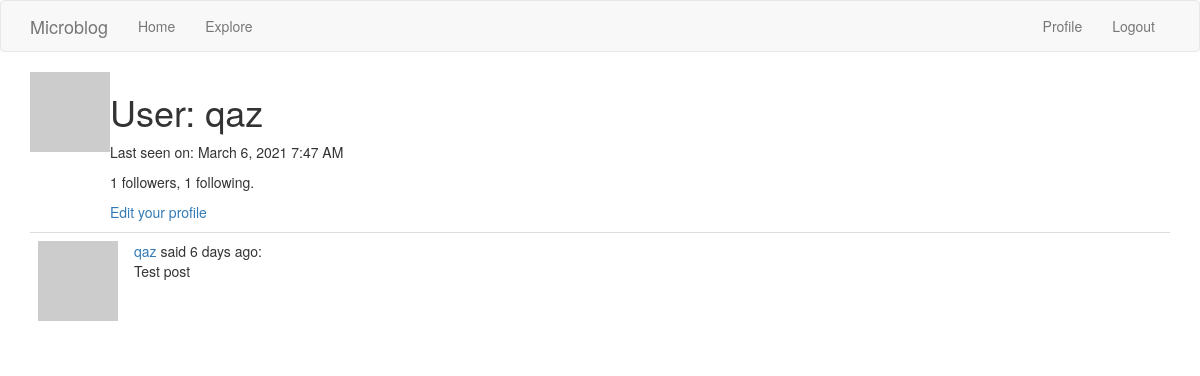
Page /user/qaz (signed in) on the earlier database version.
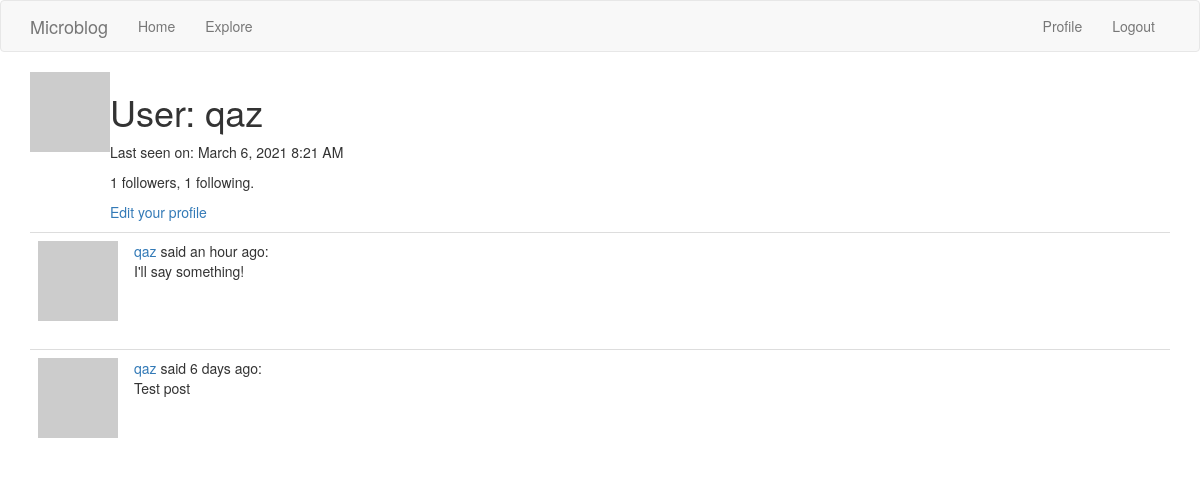
Same page on the later database version.
### app/models.py (models this page shows, shortened)
class User(UserMixin, db.Model):
    id = db.Column(db.Integer, primary_key=True)
    username = db.Column(db.String(64), index=True, unique=True)
    email = db.Column(db.String(120), index=True, unique=True)
    password_hash = db.Column(db.String(128))
    posts = db.relationship('Post', backref='author', lazy='dynamic')
    about_me = db.Column(db.String(140))
    last_seen = db.Column(db.DateTime, default=datetime.utcnow)
    followed = db.relationship(
        'User',
        secondary=followers,
        primaryjoin=(followers.c.follower_id == id),
        secondaryjoin=(followers.c.followed_id == id),
        backref=db.backref('followers', lazy='dynamic'),
        lazy='dynamic'
    )
    def avatar(self, size):
        lower_email = str(self.email).lower()
        digest = md5(lower_email.encode('utf-8')).hexdigest()
        return 'https://www.gravatar.com/avatar/{}?d=identicon&s={}'.format(digest, size)

class Post(db.Model):
    id = db.Column(db.Integer, primary_key=True)
    body = db.Column(db.String(140))
    timestamp = db.Column(db.DateTime, index=True, default=datetime.utcnow)
    user_id = db.Column(db.Integer, db.ForeignKey('user.id'))

### app/routes.py (the view)
@app.route('/user/<username>')
@login_required
def user(username):
    user = User.query.filter_by(username=username).first_or_404()
    page = request.args.get('page', 1, type=int)
    posts = user.posts.order_by(Post.timestamp.desc()).paginate(
        page, app.config['POSTS_PER_PAGE'], False)
    next_url = url_for('user', username=user.username, page=posts.next_num) \
        if posts.has_next else None
    prev_url = url_for('user', username=user.username, page=posts.prev_num) \
        if posts.has_prev else None
    form = EmptyForm()
    return render_template('user.jinja', user=user, posts=posts.items,
                           next_url=next_url, prev_url=prev_url, form=form)

### app/models.py (called while the page is built)
@login.user_loader
def load_user(user_id):
    return User.query.get(int(user_id))

### app/routes.py (called while the page is built)
@app.before_request
def before_request():
    if current_user.is_authenticated:
        current_user.last_seen = datetime.utcnow()
        db.session.commit()

### app/templates/user.jinja (shortened to what this page needs)
{% extends "base.jinja" %}
{% block app_content %}
    <table>
        <tr valign="top">
            <td><img src="{{ user.avatar(128) }}"></td>
            <td>
                <h1>User: {{ user.username }}</h1>
                {% if user.last_seen %}
                    <p>Last seen on: {{ moment(user.last_seen).format('LLL') }}</p>
                {% endif %}
                <p>{{ user.followers.count() }} followers, {{ user.followed.count() }} following.</p>
                {% if user == current_user %}
                <p><a href="{{ url_for('edit_profile') }}">Edit your profile</a></p>
                {% endif %}
            </td>
        </tr>
    </table>
    {% for post in posts %}
        {% include '_post.jinja' %}
    {% endfor %}
{% endblock %}

### app/templates/base.jinja (shortened to what this page needs)
{% extends 'bootstrap/base.html' %}
{% block navbar %}
    <nav class="navbar navbar-default">
        <div class="container">
            <div class="navbar-header">
                <a class="navbar-brand" href="{{ url_for('index') }}">Microblog</a>
            </div>
            <div class="collapse navbar-collapse" id="bs-example-navbar-collapse-1">
                <ul class="nav navbar-nav">
                    <li><a href="{{ url_for('index') }}">Home</a></li>
                    <li><a href="{{ url_for('explore') }}">Explore</a></li>
                </ul>
                <ul class="nav navbar-nav navbar-right">
                    {% if current_user.is_anonymous %}
                    <li><a href="{{ url_for('login') }}">Login</a></li>
                    {% else %}
                    <li><a href="{{ url_for('user', username=current_user.username) }}">Profile</a></li>
                    <li><a href="{{ url_for('logout') }}">Logout</a></li>
                    {% endif %}
                </ul>
            </div>
        </div>
    </nav>
{% endblock %}
{% block content %}
    <div class="container">
        {% block app_content %}{% endblock %}
    </div>
{% endblock %}

### app/templates/_post.jinja
<table class="table table-hover">
    <tr>
        <td width="70px">
            <a href="{{ url_for('user', username=post.author.username) }}">
                <img src="{{ post.author.avatar(70) }}" />
            </a>
        </td>
        <td>
            <a href="{{ url_for('user', username=post.author.username) }}">
                {{ post.author.username }}
            </a>
            said {{ moment(post.timestamp).fromNow() }}:
            <br>
            {{ post.body }}
        </td>
    </tr>
</table>

Differences in the rows shown:
changed User "qaz": last_seen "March 6, 2021 7:47 AM" → "March 6, 2021 8:21 AM"
added Post: author.username "qaz", timestamp "an hour ago", body "I'll say something!"
